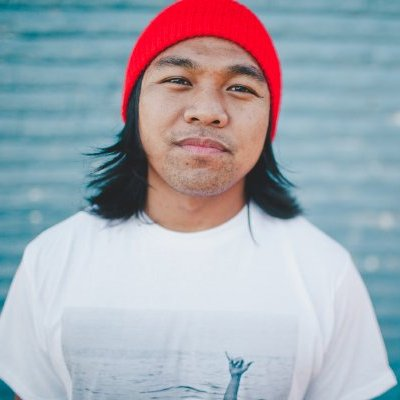
#> input picture HW2/input/p2-1-0.jpg, 400 x 400 px
$ python sift_opencv.py
#> lines starting #> are read from the running program, lines starting #| are printed output that depends on the picture
import cv2
import numpy as np

img = cv2.imread('../input/p2-1-0.jpg')
#> img is the input picture: shape (400, 400, 3); mean B, G, R 178.7, 169.3, 164
gray= cv2.cvtColor(img,cv2.COLOR_BGR2GRAY)
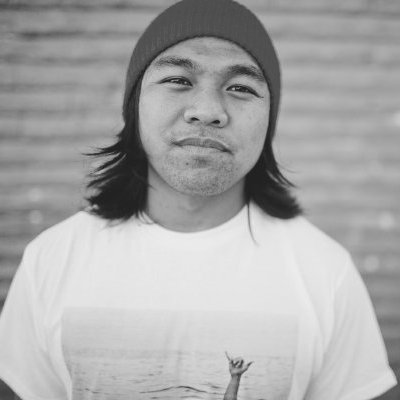
#> gray: shape (400, 400); min 21, max 238, mean 168.8

print(gray.shape, img.shape)
#| (400, 400) (400, 400, 3)

sift = cv2.xfeatures2d.SIFT_create()
kp, des = sift.detectAndCompute(gray,None)
#> kp = 247 keypoints; strongest (x, y, size): (123, 189, 45.1), (249, 364, 2.1), (266, 159, 13.6), (243, 89, 5.7)

print('kpt', len(kp))
#| kpt 247
cv2.drawKeypoints(gray, kp, img, flags=cv2.DRAW_MATCHES_FLAGS_DRAW_RICH_KEYPOINTS)
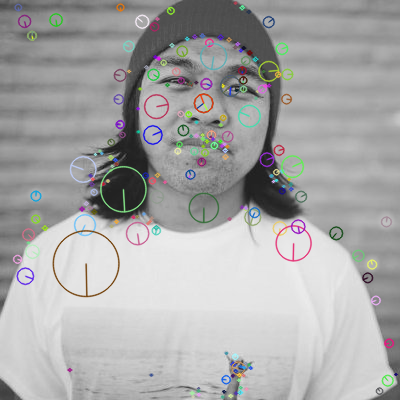
#> img: shape (400, 400, 3); mean B, G, R 167.7, 167.9, 167.9

print(des)
#> (printed output is left out)

cv2.imwrite('sift_keypoints.jpg', img)

$ run again, with HW2/input/p2-1-1.jpg copied over HW2/input/p2-1-0.jpg
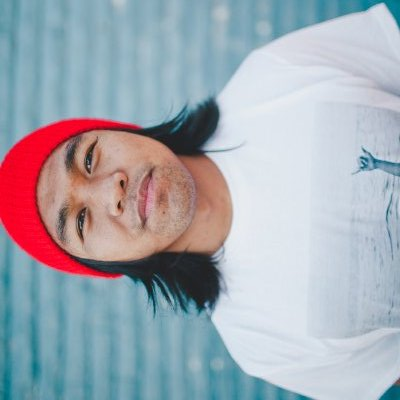
#> input picture HW2/input/p2-1-1.jpg, 400 x 400 px
#> img is the input picture: shape (400, 400, 3); mean B, G, R 178.7, 169.3, 164
#> `gray= cv2.cvtColor(img,cv2.COLOR_BGR2GRAY)`:
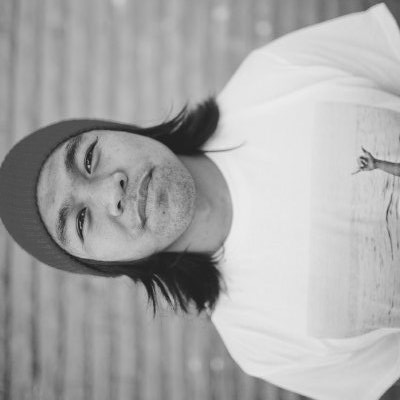
#> gray: shape (400, 400); min 21, max 238, mean 168.8
#| (400, 400) (400, 400, 3)
#> kp = 260 keypoints; strongest (x, y, size): (189, 277, 45.2), (364, 151, 2.1), (159, 133, 13.3), (80, 157, 7.1)
#| kpt 260
#> `cv2.drawKeypoints(gray, kp, img, flags=cv2.DRAW_MATCHES_FLAGS_DRAW_RIC..`:
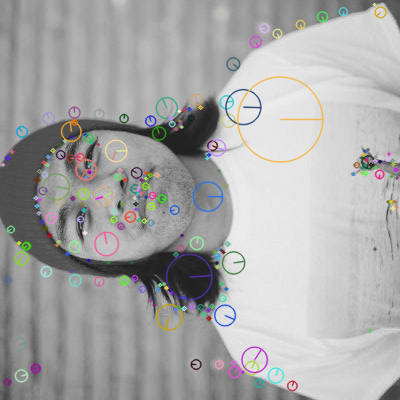
#> img: shape (400, 400, 3); mean B, G, R 167.8, 168.1, 168.2
#> (printed output is left out)
